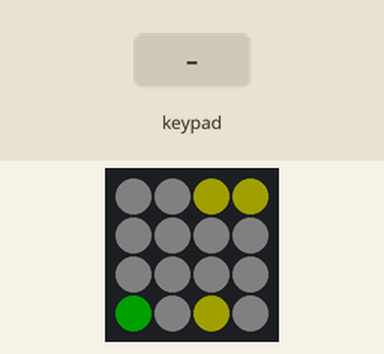
Recording of a program running on a simulated Raspberry Pi Pico running MicroPython. Shown: 4×4 RGB LED matrix. Inputs (shaded band) come from the test bench. Dim RGB values are drawn brighter than linear; random numbers come from a fixed seed; the interpreter's speed is modelled, so counts of loop turns are approximate; what the program prints to the serial console is not drawn.

Above: at 1.2 s.
1.3 s: key '2' pressed
3.0 s: key 'E' pressed
At 3.5 s:
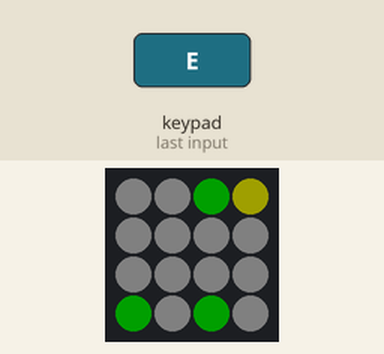
4.5 s: keypad keys 1 2 pressed 0.4 s apart
Timing chart, 0 to 7.5 s (numbered marks = the images above; inputs shaded):
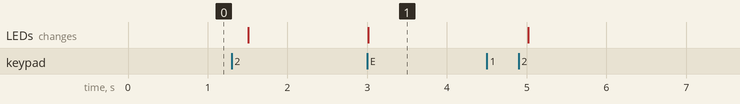

Measured:
- after the input at 3.0 s, the LEDs: change at once (image 1)

The program:

pico_rgb_keypad_match_game.py
```python
import time
from math import ceil
import random
import picokeypad as keypad

keypad.init()
keypad.set_brightness(1.0)

lit = 0
NUM_PADS = keypad.get_num_pads()
colour_index = [0]*NUM_PADS
current_level = 1

colours = [{"r": 0x05, "g":0x05, "b":0x05, "name":"clear"},
           {"r": 0x00, "g":0x20, "b":0x00, "name":"green"},
           {"r": 0x20, "g":0x20, "b":0x00, "name":"orange"},
           {"r": 0x20, "g":0x0, "b":0x00, "name":"red"},
           {"r": 0x20, "g":0x00, "b":0x20, "name":"pink"},
           {"r": 0x00, "g":0x00, "b":0x20, "name":"blue"},
           {"r": 0x00, "g":0x20, "b":0x20, "name":"light blue"}
           ]

class Level:
    def __init__(self,level):
        self.level = level
        self.colour_limit = self._calculate_colour_limit()
        self.square_limit = self._calculate_square_limit()
        self.win_condition_i = random.randint(1, self.colour_limit)
    def _calculate_colour_limit(self):
        return self.level%(len(colours)-1) + 1 if self.level%(len(colours)-1) > 1 else 2

    def _calculate_square_limit(self):
        limit =  2*(2**ceil(self.level/len(colours)))
        return limit if limit <= 16 else 16

def clear_pad_lights():
    for i in range(0, NUM_PADS):
        keypad.illuminate(i, 0x05, 0x05, 0x05)
    keypad.update()

def update_pad_light(colour_i, i):
    keypad.illuminate(i, colours[colour_i]["r"], colours[colour_i]["g"], colours[colour_i]["b"])
    keypad.update()

def randomise_lights(level):
    colour_limit = level.colour_limit
    square_limit = level.square_limit
    if(colour_limit > len(colours) or colour_limit < 0):
        raise ValueError("{} is not a valid limit".format(colour_limit))

    clear_pad_lights()
    colour_index = [0]*NUM_PADS
    populated = 0

    while populated < square_limit:
        r_index = random.randint(0,NUM_PADS - 1)
        if colour_index[r_index] == 0:
            random_num = random.randint(1, colour_limit)
            colour_index[r_index] = random_num
            update_pad_light(random_num, r_index)
            populated += 1
    return colour_index

def cycle_colour(colour_index, i, limit):
    colour_index[i] = 1 if  colour_index[i] >= limit else colour_index[i] + 1
    update_pad_light(colour_index[i], i)
    return colour_index

def loop(level):
    colour_index = randomise_lights(level)
    while len([i for i in colour_index if i == level.win_condition_i]) != level.square_limit:
        button_states = keypad.get_button_states()
        button = 0
        for i in range(0, NUM_PADS):
            if button_states & 0x01 > 0:
                if not (button_states & (~0x01)) > 0:
                    if colour_index[i] != 0:
                        colour_index = cycle_colour(colour_index, i, level.colour_limit)
                break
            button_states >>= 1
            button += 1
        time.sleep(1/4)

def start_level(level):
    print("Level {}".format(level.level))
    print("Make all squares {}".format(colours[level.win_condition_i]["name"]))
    loop(level)
    print("congratulations! ^.^")

while True:
    start_level(Level(current_level))
    current_level += 1
```
